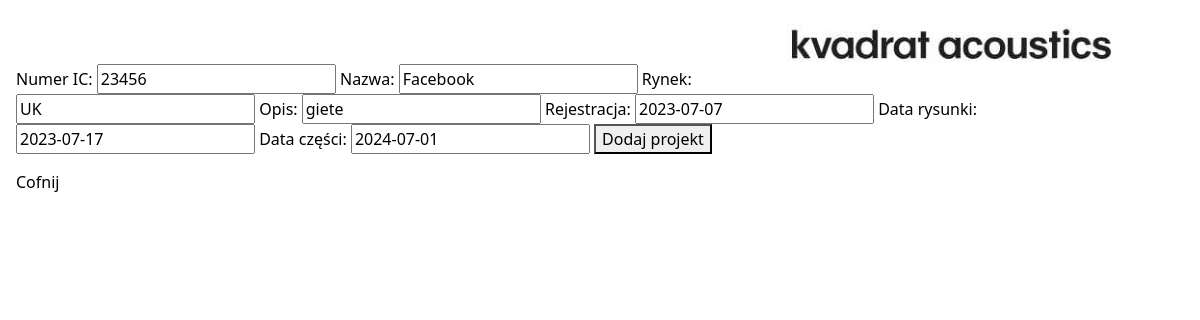
Page /projekty/edytuj/952 (signed in) on the committed database.
### komunikator/models.py (models this page shows, shortened)
class Projekt(models.Model):
    Numer_IC = models.IntegerField(blank=False, unique=True)
    Nazwa = models.CharField(default='', max_length=20)
    Rynek = models.CharField(default='', max_length=20)
    Opis = models.CharField(default='', max_length=40)
    Rejestracja = models.DateField(default=timezone.now)
    Data_rysunki = models.DateField(default=timezone.now)
    Data_części = models.DateField(default=timezone.now)

### komunikator/views.py (the view)
# urls.py: path('edytuj/<int:id>', edytuj_projekt, name="edytuj_projekt"),
@login_required()
def edytuj_projekt(request, id):
    projekt = get_object_or_404(Projekt, pk=id)
    form = ProjektForm(request.POST or None, request.FILES or None, instance=projekt)
    if form.is_valid():
        form.save()
        return redirect(wszystkie_projekty)
    return render(request, 'projekt_form.html', {'form': form})

### komunikator/forms.py
class ProjektForm(ModelForm):
    class Meta:
        model = Projekt
        fields = ['Numer_IC', 'Nazwa', 'Rynek', 'Opis', 'Rejestracja', 'Data_rysunki', 'Data_części']

### templates/projekt_form.html (shortened to what this page needs)
{% extends 'glowny.html' %}
{% load bootstrap %}
{% block strona %}
    <form method="post" enctype="multipart/form-data">
        {{ form|bootstrap }}
        <button type="submit">Dodaj projekt</button>
    </form>
        <a href="{% url 'wszystkie_projekty' %}">Cofnij</a>
{% endblock %}

### komunikator/static/nowy.css (style rules this page uses)
body { padding: 1rem; color: black; }
a { color: black; text-decoration: none; }

### rows in the picture
Projekt: Numer_IC "23456", Nazwa "Facebook", Rynek "UK", Opis "giete", Rejestracja "2023-07-07", Data_rysunki "2023-07-17", Data_części "2024-07-01"
